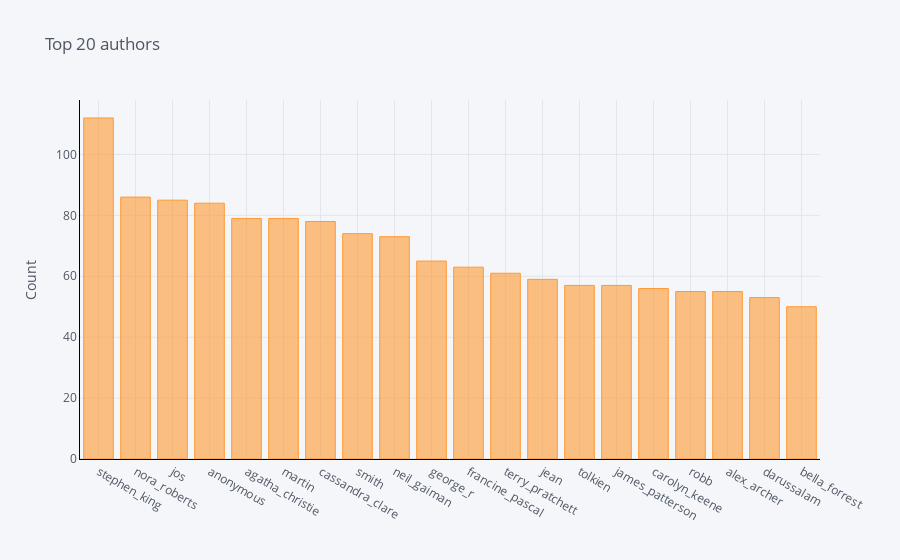

Source (notebook cell):
### Code cell
book_authors = train_full['book_authors']
book_authors = book_authors.apply(lambda x: x.split('|'))
book_authors = [item.replace(' ', '_') for sublist in book_authors for item in sublist]


common_authors = get_top_n_words(book_authors, 20)
df3 = pd.DataFrame(common_authors, columns = ['DescText' , 'count'])
df3.groupby('DescText').sum()['count'].sort_values(ascending=False).iplot(
    kind='bar', yTitle='Count', linecolor='black', title='Top 20 authors')

### Figure 1 — Plotly figure (JSON) as saved in the notebook; plotly's stock layout.template omitted (floating-point values rounded to 4 significant figures)
{"data": [{"marker": {"color": "rgba(255, 153, 51, 0.6)", "line": {"color": "rgba(255, 153, 51, 1.0)", "width": 1}}, "name": "count", "orientation": "v", "text": "", "type": "bar", "x": ["stephen_king", "nora_roberts", "jos", "anonymous", "agatha_christie", "martin", "cassandra_clare", "smith", "neil_gaiman", "george_r", "francine_pascal", "terry_pratchett", "jean", "tolkien", "james_patterson", "carolyn_keene", "robb", "alex_archer", "darussalam", "bella_forrest"], "y": [112, 86, 85, 84, 79, 79, 78, 74, 73, 65, 63, 61, 59, 57, 57, 56, 55, 55, 53, 50]}], "layout": {"legend": {"bgcolor": "#F5F6F9", "font": {"color": "#4D5663"}}, "paper_bgcolor": "#F5F6F9", "plot_bgcolor": "#F5F6F9", "title": {"font": {"color": "#4D5663"}, "text": "Top 20 authors"}, "xaxis": {"gridcolor": "#E1E5ED", "linecolor": "black", "showgrid": true, "tickfont": {"color": "#4D5663"}, "title": {"font": {"color": "#4D5663"}, "text": ""}, "zerolinecolor": "#E1E5ED"}, "yaxis": {"gridcolor": "#E1E5ED", "linecolor": "black", "showgrid": true, "tickfont": {"color": "#4D5663"}, "title": {"font": {"color": "#4D5663"}, "text": "Count"}, "zerolinecolor": "#E1E5ED"}}}
